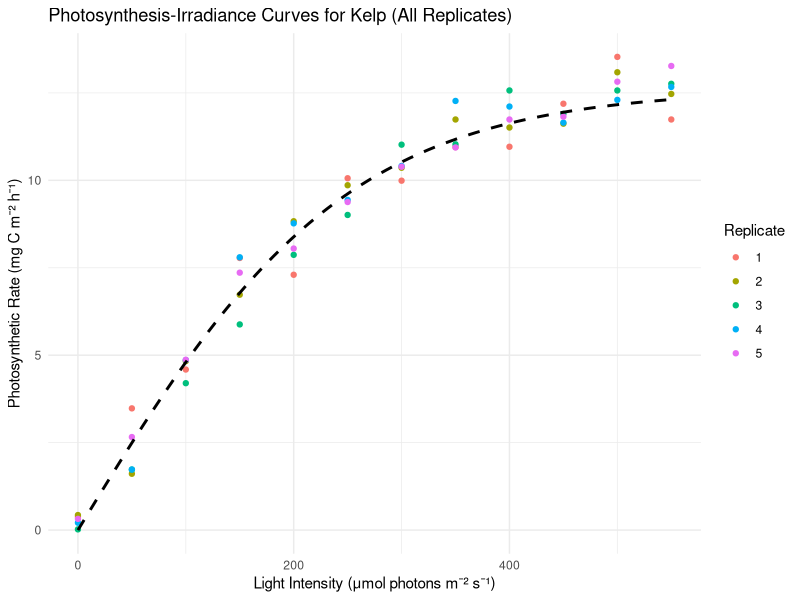
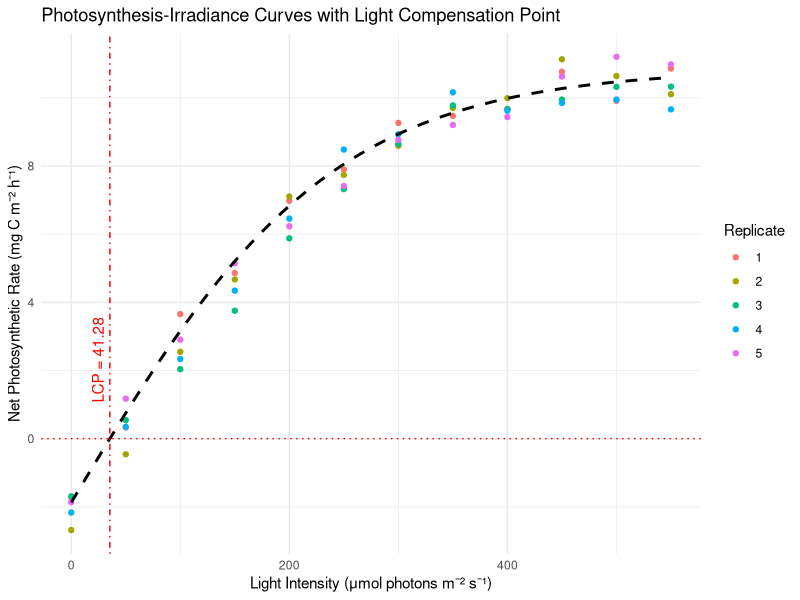
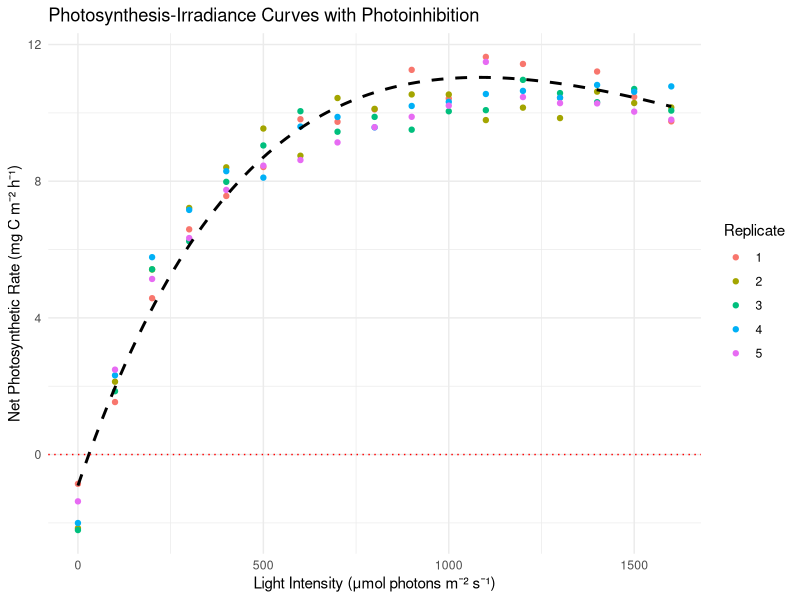

Generate these figures, in order, with R:
## ---- chunk 1
#| echo: false
#| messages: false
#| warning: false

# Load necessary libraries
library(minpack.lm) # For non-linear least squares fitting
library(ggplot2) # For plotting
library(knitr)

# Set seed for reproducibility
set.seed(666)

# Define parameters based on typical kelp conditions
Pmax_true <- 13 # True maximum photosynthetic rate (e.g., mg C m^-2 h^-1)
alpha_true <- 0.05 # True initial slope (photosynthetic efficiency)

# Light intensities typically encountered by kelp (μmol photons m^-2 s^-1)
light_intensities <- seq(0, 550, by = 50)

# Number of replicates
n_replicates <- 5

# Generate data for each replicate
data_list <- lapply(1:n_replicates, function(rep) {
  # Simulate true photosynthetic rates using the hyperbolic tangent model
  P_true <- Pmax_true * tanh(alpha_true * light_intensities / Pmax_true)

  # Add random noise to simulate experimental variability
  noise <- rnorm(length(P_true), mean = 0, sd = 0.5) # Adjust sd for noise level
  P_observed <- round(P_true + noise, 2)

  # Create a data frame for the replicate
  data.frame(
    Replicate = rep,
    Light = light_intensities,
    Photosynthesis = P_observed
  )
})

# Combine all replicates into one data frame
data_all <- do.call(rbind, data_list)

# View 9 randomly selected rows from the data
random_rows <- data_all[sample(nrow(data_all), 9), ]

kable(
  random_rows,
  format = "markdown",
  digits = 2,
  col.names = c(
    "Replicate",
    "Light (μmol photons m⁻² s⁻¹)",
    "Photosynthesis (mg C m⁻² h⁻¹)"
  )
)
## ---- chunk 2
#| echo: false
#| messages: false
#| warning: false

# Fit the hyperbolic tangent model to each replicate
fit_results <- lapply(1:n_replicates, function(rep) {
  # Subset data for the replicate
  data_rep <- subset(data_all, Replicate == rep)

  # Define the model function
  model_formula <- Photosynthesis ~ Pmax * tanh(alpha * Light / Pmax)

  # Provide initial parameter estimates
  start_params <- list(Pmax = 10, alpha = 0.03)

  # Fit the model using non-linear least squares
  fit <- nlsLM(
    formula = model_formula,
    data = data_rep,
    start = start_params,
    control = nls.lm.control(maxiter = 1000)
  )

  # Return the fit object
  return(fit)
})
## ---- chunk 3
#| echo: false
#| messages: false
#| warning: false
#| results: hide

# Summarise fit results for each replicate
for (i in 1:n_replicates) {
  cat("\n--- Replicate", i, "Fit Summary ---\n")
  print(summary(fit_results[[i]]))
}
## ---- chunk 4
#| echo: false
#| messages: false
#| warning: false
#| label: fig-jassby_platt
#| fig.cap: "Nonlinear regression Jassby and Platt (1976) model fitted to simulated P-I data for a hypothetical kelp."

# Plot the data and fitted curves for all replicates
ggplot(
  data_all,
  aes(x = Light, y = Photosynthesis, color = factor(Replicate))
) +
  geom_point() +
  stat_function(
    fun = function(x) {
      coef(fit_results[[1]])['Pmax'] *
        tanh(
          coef(fit_results[[1]])['alpha'] *
            x /
            coef(fit_results[[1]])['Pmax']
        )
    },
    color = "black",
    size = 1,
    linetype = "dashed"
  ) +
  labs(
    title = "Photosynthesis-Irradiance Curves for Kelp (All Replicates)",
    x = "Light Intensity (μmol photons m⁻² s⁻¹)",
    y = "Photosynthetic Rate (mg C m⁻² h⁻¹)",
    color = "Replicate"
  ) +
  theme_minimal()
## ---- chunk 5
#| echo: false
#| messages: false
#| warning: false

# Set seed for reproducibility
set.seed(13)

# Define parameters based on typical kelp conditions
Pmax_true <- 13 # True maximum photosynthetic rate (e.g., mg C m^-2 h^-1)
alpha_true <- 0.05 # True initial slope (photosynthetic efficiency)
R_true <- 2 # True respiration rate (mg C m^-2 h^-1)

# Light intensities including finer increments around expected LCP
light_intensities <- seq(0, 550, by = 50)

# Number of replicates
n_replicates <- 5

# Generate data for each replicate
data_list <- lapply(1:n_replicates, function(rep) {
  # Simulate true net photosynthetic rates using the modified hyperbolic tangent model
  P_true <- Pmax_true *
    tanh(alpha_true * light_intensities / Pmax_true) -
    R_true

  # Add random noise to simulate experimental variability
  noise <- rnorm(length(P_true), mean = 0, sd = 0.5) # Adjust sd for noise level
  P_observed <- P_true + noise

  # Create a data frame for the replicate
  data.frame(
    Replicate = rep,
    Light = light_intensities,
    Photosynthesis = P_observed
  )
})

# Combine all replicates into one data frame
data_all <- do.call(rbind, data_list)

# View 9 randomly selected rows from the data
random_rows <- data_all[sample(nrow(data_all), 9), ]

# Display the random rows in a nicely formatted table using kable
kable(
  random_rows,
  format = "markdown",
  digits = 2,
  col.names = c(
    "Replicate",
    "Light (μmol photons m⁻² s⁻¹)",
    "Photosynthesis (mg C m⁻² h⁻¹)"
  )
)
## ---- chunk 6
#| echo: false
#| messages: false
#| warning: false

# Fit the modified hyperbolic tangent model to each replicate and estimate LCP
fit_results2 <- lapply(1:n_replicates, function(rep) {
  # Subset data for the replicate
  data_rep <- subset(data_all, Replicate == rep)

  # Define the modified model function including respiration
  model_formula <- Photosynthesis ~ Pmax * tanh(alpha * Light / Pmax) - R

  # Provide initial parameter estimates
  start_params <- list(Pmax = 10, alpha = 0.03, R = 1)

  # Fit the model using non-linear least squares
  fit <- nlsLM(
    formula = model_formula,
    data = data_rep,
    start = start_params,
    lower = c(0, 0, 0), # Parameters should be non-negative
    control = nls.lm.control(maxiter = 1000)
  )

  # Estimate the Light Compensation Point (LCP)
  # Solve for I when Photosynthesis = 0
  coef_fit <- coef(fit)
  Pmax_fit <- coef_fit['Pmax']
  alpha_fit <- coef_fit['alpha']
  R_fit <- coef_fit['R']

  # Define the function to find the root (Photosynthesis = 0)
  lcp_function <- function(I) Pmax_fit * tanh(alpha_fit * I / Pmax_fit) - R_fit

  # Use uniroot to find the LCP
  LCP <- uniroot(lcp_function, interval = c(0, 200))$root

  # Add LCP to the fit object
  fit$LCP <- LCP

  # Return the fit object
  return(fit)
})
## ---- chunk 7
#| echo: false
#| messages: false
#| warning: false
#| results: hide

# Summarise fit results for each replicate
for (i in 1:n_replicates) {
  cat("\n--- Replicate", i, "Fit Summary ---\n")
  fit <- fit_results2[[i]]
  print(summary(fit))
  cat(sprintf(
    "Estimated Light Compensation Point (LCP): %.2f μmol photons m⁻² s⁻¹\n",
    fit$LCP
  ))
}
## ---- chunk 8
#| echo: false
#| messages: false
#| warning: false
#| label: fig-jassby_platt2
#| fig.cap: "Nonlinear regression Jassby and Platt (1976) model fitted to simulated P-I data for a hypothetical kelp. This model includes the effect of the light compensation point."

# Plot the data, fitted curves, and LCP for all replicates
ggplot(
  data_all,
  aes(x = Light, y = Photosynthesis, color = factor(Replicate))
) +
  geom_point() +
  stat_function(
    fun = function(x) {
      Pmax <- coef(fit_results2[[1]])['Pmax']
      alpha <- coef(fit_results2[[1]])['alpha']
      R <- coef(fit_results2[[1]])['R']
      Pmax * tanh(alpha * x / Pmax) - R
    },
    color = "black",
    size = 1,
    linetype = "dashed"
  ) +
  geom_vline(
    xintercept = fit_results2[[1]]$LCP,
    color = "red",
    linetype = "dotdash",
    show.legend = TRUE
  ) +
  geom_hline(yintercept = 0, color = "red", linetype = "dotted") +
  labs(
    title = "Photosynthesis-Irradiance Curves with Light Compensation Point",
    x = "Light Intensity (μmol photons m⁻² s⁻¹)",
    y = "Net Photosynthetic Rate (mg C m⁻² h⁻¹)",
    color = "Replicate"
  ) +
  annotate(
    "text",
    x = fit_results2[[1]]$LCP,
    y = min(data_all$Photosynthesis) + 5,
    label = paste0(
      "LCP = ",
      round(mean(sapply(fit_results2, function(fit) fit$LCP)), 2)
    ),
    angle = 90,
    vjust = -0.5,
    color = "red"
  ) +
  theme_minimal()
## ---- chunk 9
#| echo: false
#| messages: false
#| warning: false

set.seed(7)

# Define parameters based on typical kelp conditions
Pmax_true <- 13 # True maximum photosynthetic rate (e.g., mg C m^-2 h^-1)
alpha_true <- 0.05 # True initial slope (photosynthetic efficiency)
beta_true <- 0.0005 # True photoinhibition parameter
R_true <- 2 # True respiration rate (mg C m^-2 h^-1)

# Light intensities ranging to capture photoinhibition effects (μmol photons m^-2 s^-1)
light_intensities <- seq(0, 1600, by = 100)

# Number of replicates
n_replicates <- 5

# Generate data for each replicate
data_list <- lapply(1:n_replicates, function(rep) {
  # Simulate true net photosynthetic rates using the Platt et al. model
  P_true <- Pmax_true *
    (1 - exp(-alpha_true * light_intensities / Pmax_true)) *
    exp(-beta_true * light_intensities / Pmax_true) -
    R_true

  # Add random noise to simulate experimental variability
  noise <- rnorm(length(P_true), mean = 0, sd = 0.5) # Adjust sd for noise level
  P_observed <- P_true + noise

  # Create a data frame for the replicate
  data.frame(
    Replicate = rep,
    Light = light_intensities,
    Photosynthesis = P_observed
  )
})

# Combine all replicates into one data frame
data_all <- do.call(rbind, data_list)

# View 9 randomly selected rows from the data
random_rows <- data_all[sample(nrow(data_all), 9), ]

# Display the random rows in a nicely formatted table using kable
kable(
  random_rows,
  format = "markdown",
  digits = 2,
  col.names = c(
    "Replicate",
    "Light (μmol photons m⁻² s⁻¹)",
    "Photosynthesis (mg C m⁻² h⁻¹)"
  )
)
## ---- chunk 10
#| echo: false
#| messages: false
#| warning: false

# Fit the Platt et al. model to each replicate
fit_results <- lapply(1:n_replicates, function(rep) {
  # Subset data for the replicate
  data_rep <- subset(data_all, Replicate == rep)

  # Define the model function including respiration
  model_formula <- Photosynthesis ~
    Pmax * (1 - exp(-alpha * Light / Pmax)) * exp(-beta * Light / Pmax) - R

  # Provide initial parameter estimates
  start_params <- list(Pmax = 10, alpha = 0.03, beta = 0.0001, R = 1)

  # Fit the model using non-linear least squares
  fit <- nlsLM(
    formula = model_formula,
    data = data_rep,
    start = start_params,
    lower = c(0, 0, 0, 0), # Parameters should be non-negative
    control = nls.lm.control(maxiter = 1000)
  )

  # Return the fit object
  return(fit)
})
## ---- chunk 11
#| echo: false
#| messages: false
#| warning: false
#| results: hide

# Summarise fit results for each replicate
for (i in 1:n_replicates) {
  cat("\n--- Replicate", i, "Fit Summary ---\n")
  fit <- fit_results[[i]]
  print(summary(fit))
}
## ---- chunk 12
#| echo: false
#| messages: false
#| warning: false
#| label: fig-jassby
#| fig.cap: "Nonlinear regression Platt et al. (1980) model fitted to simulated P-I data for a hypothetical kelp. This model includes the effect of photoinhibition."

# Plot the data and fitted curves for all replicates
ggplot(
  data_all,
  aes(x = Light, y = Photosynthesis, color = factor(Replicate))
) +
  geom_point() +
  stat_function(
    fun = function(x) {
      Pmax <- coef(fit_results[[1]])['Pmax']
      alpha <- coef(fit_results[[1]])['alpha']
      beta <- coef(fit_results[[1]])['beta']
      R <- coef(fit_results[[1]])['R']
      Pmax * (1 - exp(-alpha * x / Pmax)) * exp(-beta * x / Pmax) - R
    },
    color = "black",
    size = 1,
    linetype = "dashed"
  ) +
  geom_hline(yintercept = 0, color = "red", linetype = "dotted") +
  labs(
    title = "Photosynthesis-Irradiance Curves with Photoinhibition",
    x = "Light Intensity (μmol photons m⁻² s⁻¹)",
    y = "Net Photosynthetic Rate (mg C m⁻² h⁻¹)",
    color = "Replicate"
  ) +
  theme_minimal()
